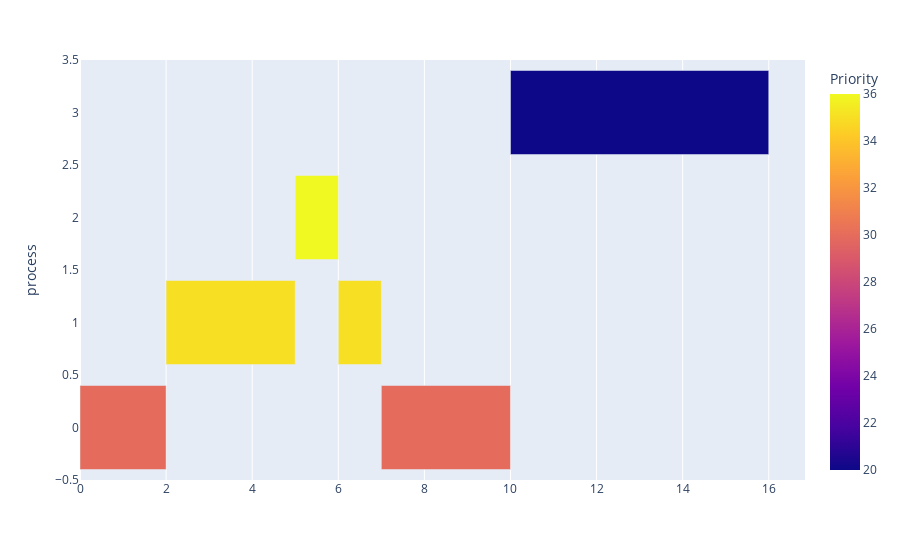

Write notebook code for a chart like this one.
### Code cell
fig = px.timeline(df, x_start="Start", x_end="Finish", y="process", color="Priority")

df['delta'] = df['Finish'] - df['Start']
fig.layout.xaxis.type = 'linear'
fig.data[0].x = df.delta.tolist()
fig.data[0].base = df.Start.tolist()
fig.show()

### Figure 1 — Plotly figure (JSON) as saved in the notebook; plotly's stock layout.template omitted (floating-point values rounded to 4 significant figures)
{"data": [{"base": [0, 2, 5, 6, 7, 10], "hovertemplate": "Start=%{base}<br>Finish=%{x}<br>process=%{y}<br>Priority=%{marker.color}<extra></extra>", "legendgroup": "", "marker": {"color": [30, 35, 36, 35, 30, 20], "coloraxis": "coloraxis", "pattern": {"shape": ""}}, "name": "", "orientation": "h", "showlegend": false, "textposition": "auto", "type": "bar", "x": [2, 3, 1, 1, 3, 6], "xaxis": "x", "y": [0, 1, 2, 1, 0, 3], "yaxis": "y"}], "layout": {"barmode": "overlay", "coloraxis": {"colorbar": {"title": {"text": "Priority"}}, "colorscale": [[0, "#0d0887"], [0.1111, "#46039f"], [0.2222, "#7201a8"], [0.3333, "#9c179e"], [0.4444, "#bd3786"], [0.5556, "#d8576b"], [0.6667, "#ed7953"], [0.7778, "#fb9f3a"], [0.8889, "#fdca26"], [1, "#f0f921"]]}, "legend": {"tracegroupgap": 0}, "margin": {"t": 60}, "xaxis": {"anchor": "y", "domain": [0, 1], "type": "linear"}, "yaxis": {"anchor": "x", "domain": [0, 1], "title": {"text": "process"}}}}
